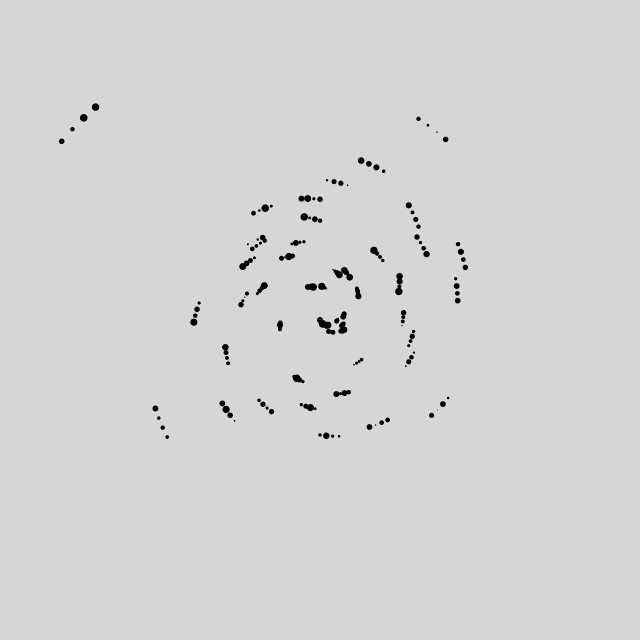
Frame 1 (no input)
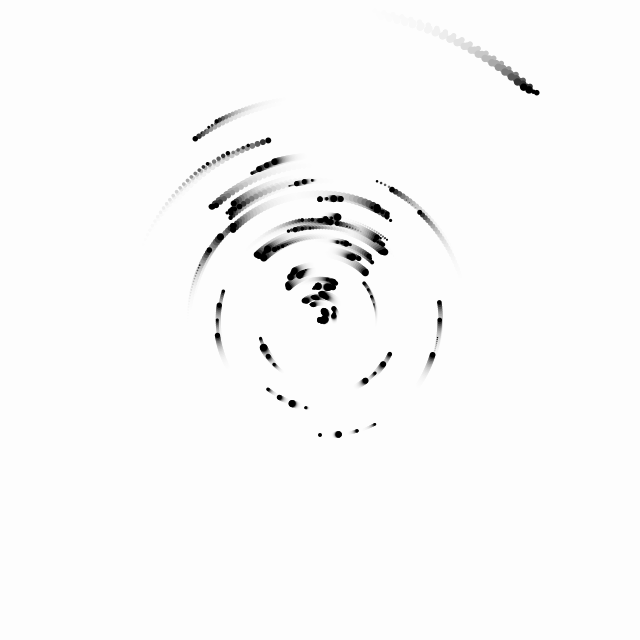
Frame 60 (the mouse pressed at the canvas centre just before this capture)
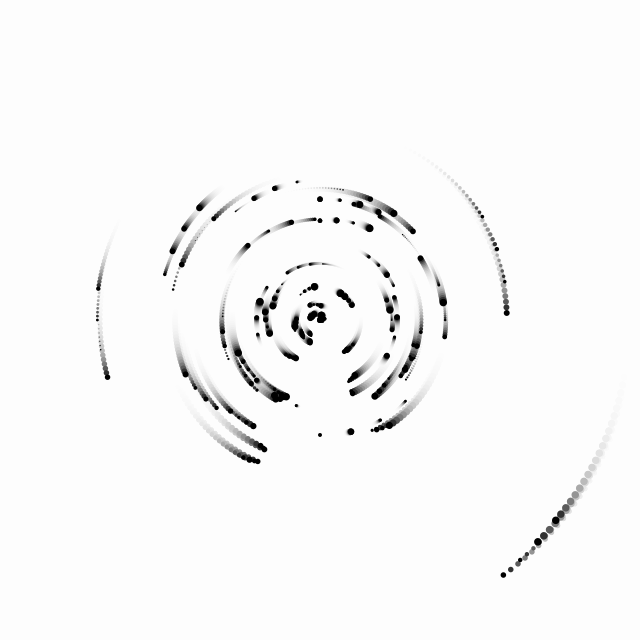
Frame 120 (the mouse held since frame 60 and released just before this capture)

The Processing sketch that drew these frames (run headless with seeded random() and noise(); from frame 60 on, the mouse is pressed at the canvas centre):

// Processing sketch: processing_178655
// ── processing_178655.pde

void setup(){
  size(640, 640);
  noStroke(); 
}

void draw(){
  fill(255, 50);
  rect(0, 0, width, height);
  fill(0);
  translate(width/2, height/2);
  for(int i = 0; i < 600; i+=3){
    float n = sin(radians(i));
    float x = sin(radians(i+frameCount*(n*2)))*(i/( noise(i/12)*9));
    float y = cos(radians(i+frameCount*(n*2)))*(i/( noise(i/12)*9));
    ellipse(x, y, noise(i)*10, noise(i)*10);
  }
}
